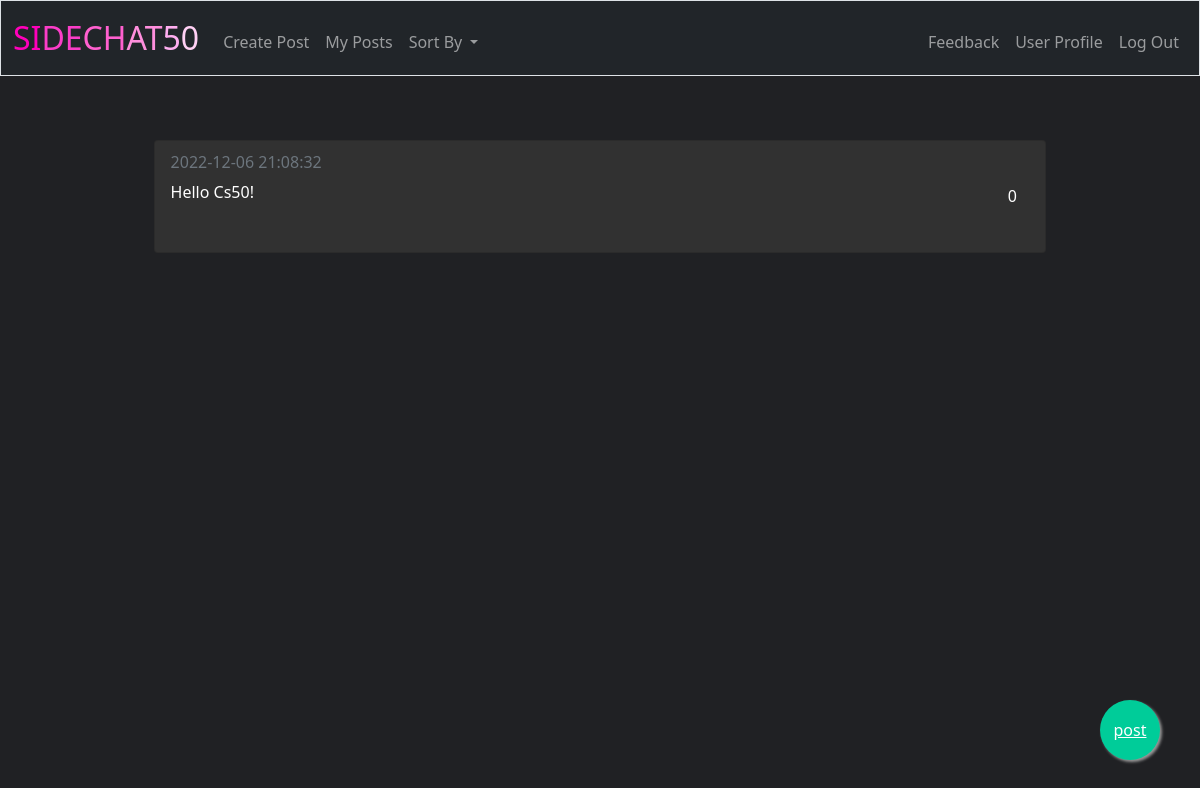
Before: /my_posts (signed in) with the older database file.
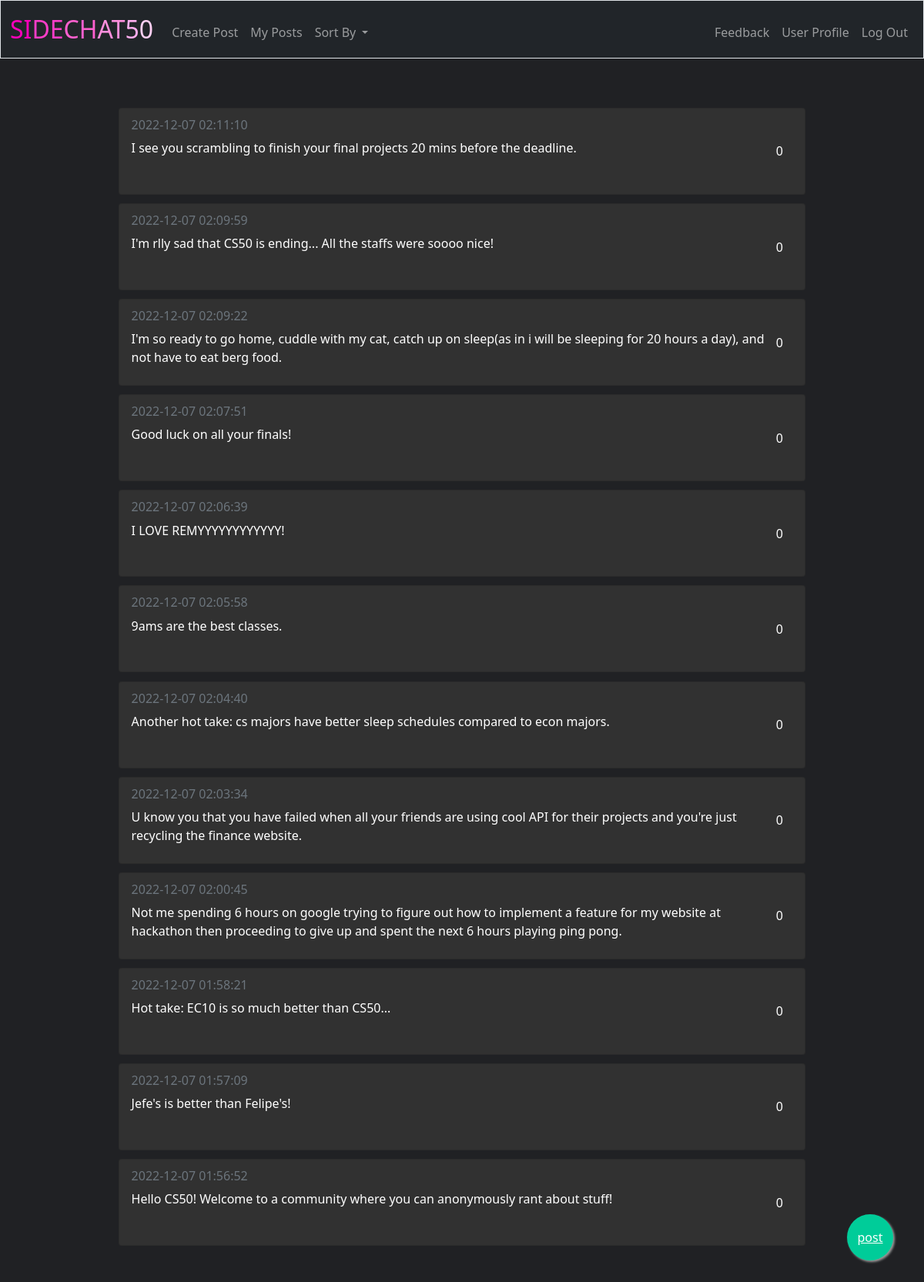
After: the same page with the newer database file.
### tables this page shows
CREATE TABLE posts (id INTEGER PRIMARY KEY AUTOINCREMENT NOT NULL, user_id INTEGER NOT NULL, post TEXT NOT NULL, 'time' DATETIME NOT NULL DEFAULT CURRENT_TIMESTAMP, likes INTEGER NOT NULL DEFAULT(0), FOREIGN KEY(user_id) REFERENCES users(id));

### app.py (the view)
@app.route("/my_posts")
@login_required
def my_posts():
    id = session["user_id"]
    posts = db.execute("SELECT * FROM posts WHERE user_id = ? ORDER BY time DESC", id)
    liked = db.execute("SELECT post_id FROM liked WHERE user_id = ?", id)
    disliked = db.execute("SELECT post_id FROM disliked WHERE user_id = ?", id)
    likes = []
    dislikes = []
    for post in liked:
        likes.append(post["post_id"])
    for post in disliked:
        dislikes.append(post["post_id"])
    return render_template("my_posts.html", posts=posts, likes=likes, dislikes=dislikes)

### app.py (called while the page is built)
@app.after_request
def after_request(response):
    response.headers["Cache-Control"] = "no-cache, no-store, must-revalidate"
    response.headers["Expires"] = 0
    response.headers["Pragma"] = "no-cache"
    return response

### helpers.py (called while the page is built)
def login_required(f):
    @wraps(f)
    def decorated_function(*args, **kwargs):
        if session.get("user_id") is None:
            return redirect("/login")
        return f(*args, **kwargs)
    return decorated_function

### templates/my_posts.html (shortened to what this page needs)
{% extends "layout.html" %}
{% block main %}
<div class="container">
    {% for post in posts %}
    <div class="card">
        <div class="card-body" style="display: block;">
            <div class="split-left">
                <h6 class="card-subtitle mb-2 text-muted" style="text-align: left; color: rgb(201, 201, 201);">{{ post["time"] }}</h6>
                <p class="card-text" style="text-align: left;">{{ post["post"] }}</p>
            </div>
            <div class="split-right">
                <div id="counter" style="margin-top: 80%; margin-bottom: 80%;">0</div>
            </div>
        </div>
    </div>
    {% endfor %}
</div>
<a href="/post" class="float">
    <p class="icon">post</p>
</a>
{% endblock %}

### templates/layout.html (shortened to what this page needs)
<!DOCTYPE html>
<html lang="en">
    <head>
        <link href="https://cdn.jsdelivr.net/npm/bootstrap@5.1.3/dist/css/bootstrap.min.css" rel="stylesheet">
        <link href="/static/styles.css" rel="stylesheet">
    </head>
    <body>
        <nav class="sticky-top bg-dark border navbar navbar-expand-md navbar-dark">
            <div class="container-fluid">
                <a class="navbar-brand" href="/"><span class="dark">SI</span><span class="pink">DE</span><span class="light-pink">CH</span><span class="lighter">AT</span><span class="light">5</span><span class="lightest">0</span></a>
                <div class="collapse navbar-collapse" id="navbar">
                    {% if session["user_id"] %}
                        <ul class="navbar-nav me-auto mt-2">
                            <li class="nav-item"><a class="nav-link" href="/post">Create Post</a></li>
                            <li class="nav-item"><a class="nav-link" href="/my_posts">My Posts</a></li>
                            <li class="nav-item dropdown">
                                <a class="nav-link dropdown-toggle" href="#" role="button" data-bs-toggle="dropdown" aria-expanded="false">
                                  Sort By
                                </a>
                              </li>
                        </ul>
                        <ul class="navbar-nav ms-auto mt-2">
                            <li class="nav-item"><a class="nav-link" href="/feedback">Feedback</a></li>
                            <li class="nav-item"><a class="nav-link" href="/profile">User Profile</a></li>
                            <li class="nav-item"><a class="nav-link" href="/logout">Log Out</a></li>
                        </ul>
                    {% else %}
                        <ul class="navbar-nav ms-auto mt-2">
                            <li class="nav-item"><a class="nav-link" href="/register">Register</a></li>
                            <li class="nav-item"><a class="nav-link" href="/login">Log In</a></li>
                        </ul>
                    {% endif %}
                </div>
            </div>
        </nav>
        <main class="container-fluid py-5 text-center">
            {% block main %}{% endblock %}
        </main>
    </body>
</html>

### static/styles.css (style rules this page uses)
nav .navbar-brand { font-size: xx-large; }
nav .navbar-brand .lighter { color: #ff8fdd; }
nav .navbar-brand .light-pink { color: #ff60cf; }
nav .navbar-brand .dark { color: #ff00bb; }
nav .navbar-brand .pink { color: #fb3dc8; }
nav .navbar-brand .light { color: #ffaef0; }
nav .navbar-brand .lightest { color: #ffd0f4; }
body { background-color: #202124; color: rgb(255, 255, 255); }
.float { position:fixed; width:60px; height:60px; bottom:40px; right:40px; background-color:#0C9; color:#FFF; border-radius:50px; text-align:center; box-shadow: 2px 2px 3px #999; }
.icon { display:flex; align-items:center; justify-content:center; height: 100%; color:white; }
.container { margin-left: auto; margin-right: auto; margin-top: 2vh; }
.card { background-color: rgb(49, 49, 49); width: 80%; margin: 1% 10% 1%; }
.split-left { width: 96%; float: left; display: inline-block; }
.split-right { width:4%; float: left; display: inline-block; }

Changed rows visible on the page:
removed posts: time "2022-12-06 21:08:32", post "Hello Cs50!"
added posts: time "2022-12-07 02:11:10", post "I see you scrambling to finish your final projects 20 mins before the deadline."
added posts: time "2022-12-07 02:09:59", post "I'm rlly sad that CS50 is ending... All the staffs were soooo nice!"
added posts: time "2022-12-07 02:09:22", post "I'm so ready to go home, cuddle with my cat, catch up on sleep(as in i will be sleeping for 20 hours a day), and not have to eat berg food."
added posts: time "2022-12-07 02:07:51", post "Good luck on all your finals!"
added posts: time "2022-12-07 02:06:39", post "I LOVE REMYYYYYYYYYYYY!"
added posts: time "2022-12-07 02:05:58", post "9ams are the best classes."
added posts: time "2022-12-07 02:04:40", post "Another hot take: cs majors have better sleep schedules compared to econ majors."
added posts: time "2022-12-07 02:03:34", post "U know you that you have failed when all your friends are using cool API for their projects and you're just recycling the finance website."
added posts: time "2022-12-07 02:00:45", post "Not me spending 6 hours on google trying to figure out how to implement a feature for my website at hackathon then proceeding to give up and spent the next 6 hours playing ping pong."
added posts: time "2022-12-07 01:58:21", post "Hot take: EC10 is so much better than CS50..."
added posts: time "2022-12-07 01:57:09", post "Jefe's is better than Felipe's!"
added posts: time "2022-12-07 01:56:52", post "Hello CS50! Welcome to a community where you can anonymously rant about stuff!"
